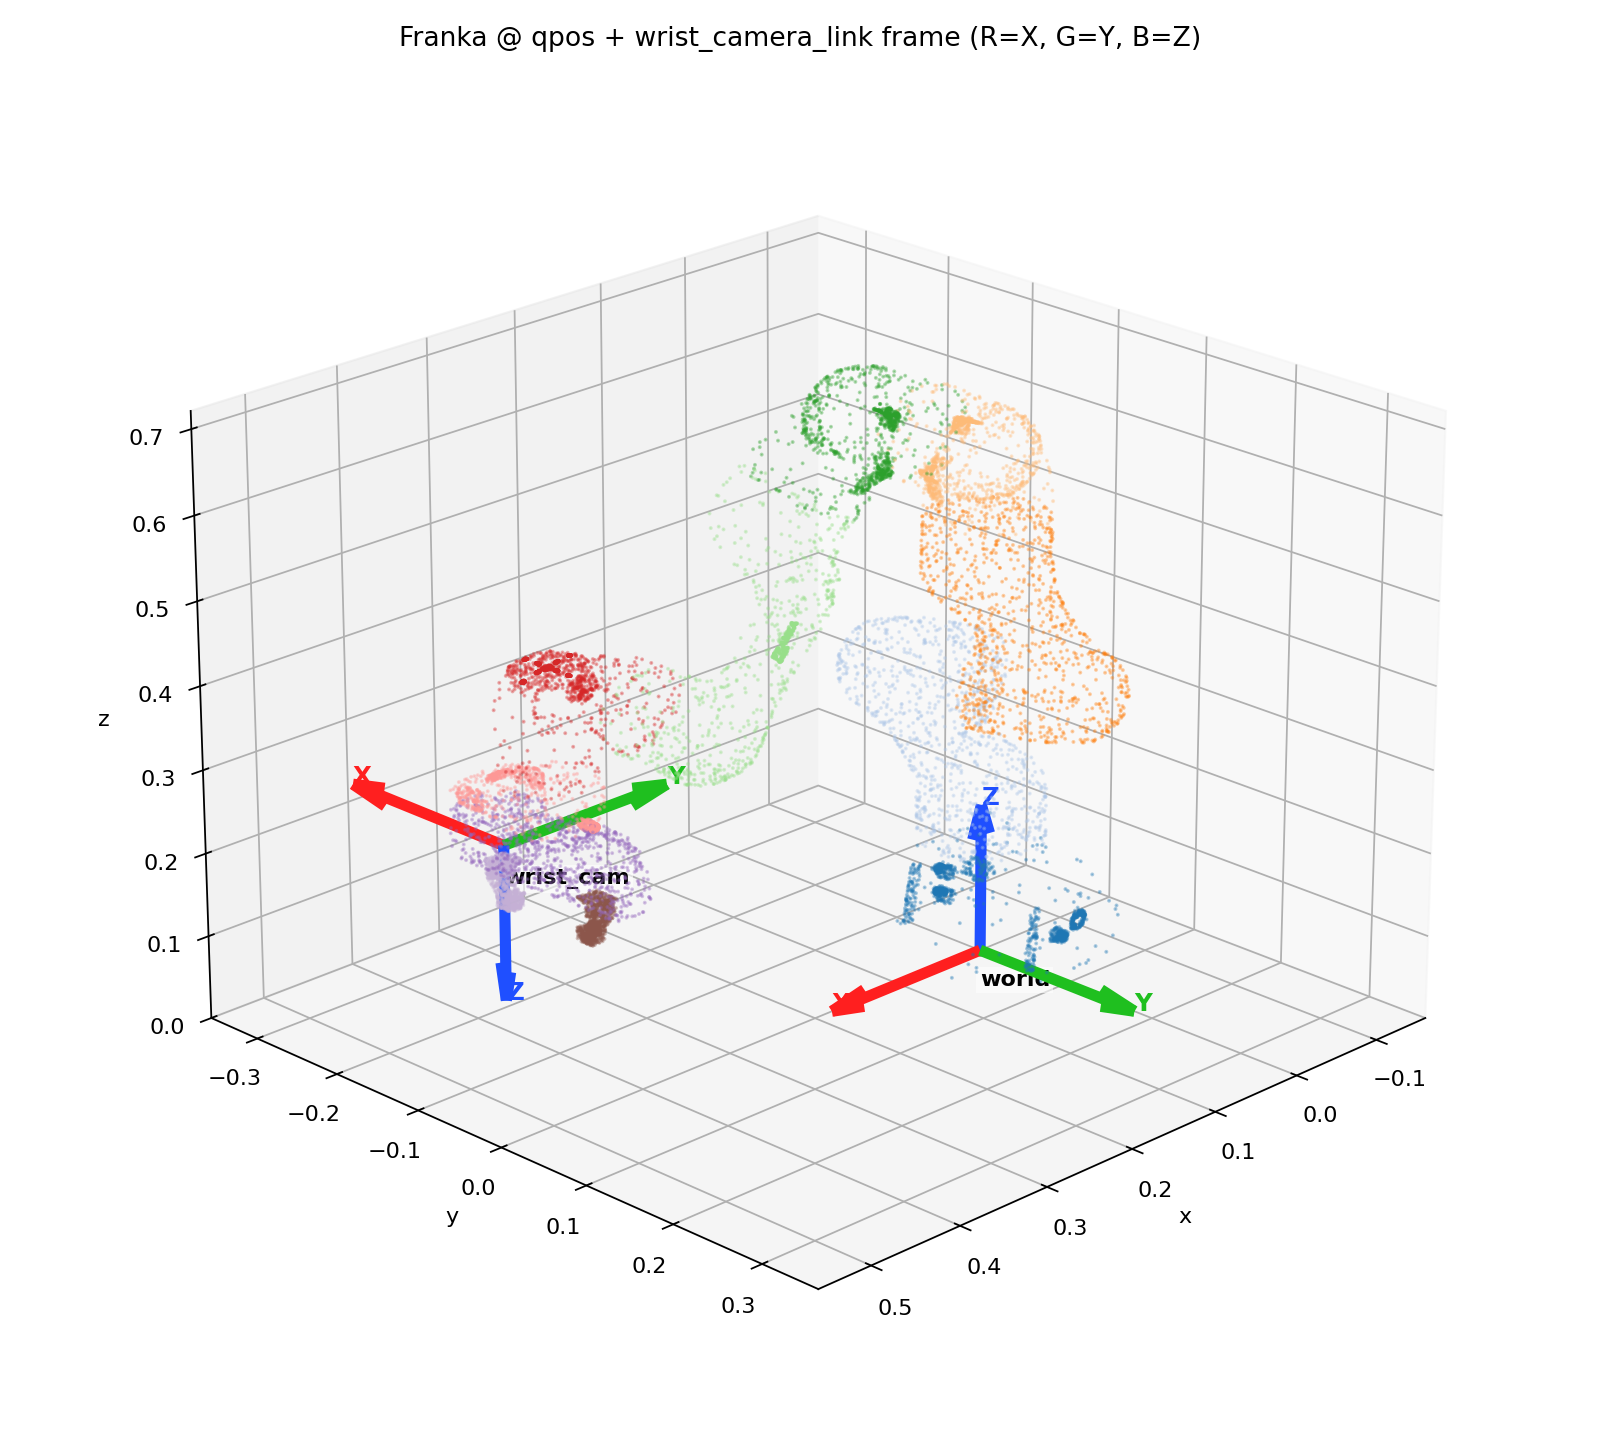

This chart was generated by the following Python code:
"""Visualize Franka robot point cloud + wrist-camera link frame at a fixed qpos.

Headless on babel: outputs three files next to this script:
  - robot_pcd.ply               fused, per-link colored point cloud (world frame)
  - wrist_camera_pose.txt       4x4 world matrix + xyz + rpy of wrist_camera_link
  - viz_robot_pcd_wrist_cam.png matplotlib 3D scatter w/ wrist-camera + world axes triads

Run:
  /home/hez2/miniconda3/envs/isaaclab/bin/python \
      /home/hez2/code/Grounded_MCTS_IsaacLab/assets/franka_gripper/viz_robot_pcd_wrist_cam.py
"""

from __future__ import annotations

import os
from pathlib import Path

import matplotlib
matplotlib.use("Agg")
import matplotlib.pyplot as plt
import numpy as np
import trimesh
import yourdfpy

HERE = Path(__file__).resolve().parent
URDF_PATH = HERE / "robots" / "franka_gripper_libero_obj_visual.urdf"
MESH_ROOT = HERE  # `package://meshes/...` resolves under this dir
OUT_PLY = HERE / "robot_pcd.ply"
OUT_POSE = HERE / "wrist_camera_pose.txt"
OUT_PNG = HERE / "viz_robot_pcd_wrist_cam.png"
OUT_PNG_ZOOM = HERE / "viz_robot_pcd_wrist_cam_zoom.png"

JOINT_POS = {
    "panda_joint1": 0.3463,
    "panda_joint2": -0.0387,
    "panda_joint3": -0.3453,
    "panda_joint4": -2.3377,
    "panda_joint5": -0.0176,
    "panda_joint6": 2.3012,
    "panda_joint7": 0.7983,
    "panda_finger_joint1": 0.04,
    "panda_finger_joint2": 0.04,
}
POINTS_PER_LINK = 2000
AXIS_LEN = 0.18  # meters, length of drawn triad axes
AXIS_LW = 5.0  # line width for axis arrows
AXIS_HEAD = 0.04  # arrowhead size (meters)
PCD_ALPHA = 0.35  # point cloud alpha so arrows pop


def _filename_handler(fname: str) -> str:
    # yourdfpy passes raw mesh paths; rewrite `package://...` to absolute.
    if fname.startswith("package://"):
        rel = fname[len("package://") :]
        return str(MESH_ROOT / rel)
    if not os.path.isabs(fname):
        return str(MESH_ROOT / fname)
    return fname


def load_urdf() -> yourdfpy.URDF:
    return yourdfpy.URDF.load(
        str(URDF_PATH),
        filename_handler=_filename_handler,
        build_scene_graph=True,
        load_meshes=True,
    )


def sample_link_pcd(geom, n_points: int) -> np.ndarray:
    # geom can be trimesh.Trimesh or trimesh.Scene
    if isinstance(geom, trimesh.Scene):
        geom = trimesh.util.concatenate(
            [g for g in geom.geometry.values() if isinstance(g, trimesh.Trimesh)]
        )
    if not isinstance(geom, trimesh.Trimesh) or geom.faces is None or len(geom.faces) == 0:
        return np.zeros((0, 3))
    pts, _ = trimesh.sample.sample_surface(geom, n_points)
    return np.asarray(pts)


def collect_pcd(urdf: yourdfpy.URDF):
    cmap = plt.get_cmap("tab20")
    all_pts = []
    all_cols = []
    link_names = [ln for ln in urdf.link_map.keys()]
    for idx, link_name in enumerate(link_names):
        link = urdf.link_map[link_name]
        if not link.visuals:
            continue
        T_world_link = urdf.get_transform(link_name)
        link_pts_local = []
        for visual in link.visuals:
            if visual.geometry is None or visual.geometry.mesh is None:
                continue
            # `visual.geometry.mesh.filename` is original path; loaded geom is cached on the urdf scene
            # Re-load via trimesh using resolved path to keep things explicit.
            mesh_path = _filename_handler(visual.geometry.mesh.filename)
            try:
                geom = trimesh.load(mesh_path, force="mesh")
            except Exception as e:
                print(f"[skip] {link_name} <- {mesh_path}: {e}")
                continue
            if visual.geometry.mesh.scale is not None:
                geom.apply_scale(np.asarray(visual.geometry.mesh.scale))
            # visual origin (relative to the link)
            T_link_visual = visual.origin if visual.origin is not None else np.eye(4)
            pts_mesh = sample_link_pcd(geom, max(POINTS_PER_LINK // max(len(link.visuals), 1), 200))
            if pts_mesh.size == 0:
                continue
            pts_link = (T_link_visual[:3, :3] @ pts_mesh.T).T + T_link_visual[:3, 3]
            link_pts_local.append(pts_link)
        if not link_pts_local:
            continue
        pts_link = np.concatenate(link_pts_local, axis=0)
        pts_world = (T_world_link[:3, :3] @ pts_link.T).T + T_world_link[:3, 3]
        color = (np.asarray(cmap(idx % cmap.N)[:3]) * 255).astype(np.uint8)
        all_pts.append(pts_world)
        all_cols.append(np.tile(color, (pts_world.shape[0], 1)))
        print(f"  {link_name:24s}  +{pts_world.shape[0]:5d} pts")
    return np.concatenate(all_pts, 0), np.concatenate(all_cols, 0)


def rotmat_to_rpy(R: np.ndarray) -> np.ndarray:
    # XYZ-fixed (= roll about x, pitch about y, yaw about z) URDF convention
    sy = -R[2, 0]
    cy = float(np.sqrt(R[0, 0] ** 2 + R[1, 0] ** 2))
    if cy > 1e-6:
        roll = np.arctan2(R[2, 1], R[2, 2])
        pitch = np.arctan2(sy, cy)
        yaw = np.arctan2(R[1, 0], R[0, 0])
    else:
        roll = np.arctan2(-R[1, 2], R[1, 1])
        pitch = np.arctan2(sy, cy)
        yaw = 0.0
    return np.array([roll, pitch, yaw])


def write_pose(T: np.ndarray, path: Path) -> None:
    pos = T[:3, 3]
    rpy = rotmat_to_rpy(T[:3, :3])
    with open(path, "w") as f:
        f.write("# Wrist camera link world pose (URDF link frame)\n")
        f.write("# 4x4 matrix (row-major):\n")
        for r in T:
            f.write("  " + " ".join(f"{v: .8f}" for v in r) + "\n")
        f.write(f"\n# xyz (m): {pos[0]: .6f} {pos[1]: .6f} {pos[2]: .6f}\n")
        f.write(f"# rpy (rad, XYZ): {rpy[0]: .6f} {rpy[1]: .6f} {rpy[2]: .6f}\n")
        f.write(
            f"# rpy (deg, XYZ): {np.rad2deg(rpy[0]): .4f} "
            f"{np.rad2deg(rpy[1]): .4f} {np.rad2deg(rpy[2]): .4f}\n"
        )


def save_ply(pts: np.ndarray, cols: np.ndarray, path: Path) -> None:
    # Minimal binary-less ASCII PLY writer; keeps deps small.
    header = (
        "ply\n"
        "format ascii 1.0\n"
        f"element vertex {len(pts)}\n"
        "property float x\nproperty float y\nproperty float z\n"
        "property uchar red\nproperty uchar green\nproperty uchar blue\n"
        "end_header\n"
    )
    with open(path, "w") as f:
        f.write(header)
        for p, c in zip(pts, cols):
            f.write(f"{p[0]:.6f} {p[1]:.6f} {p[2]:.6f} {int(c[0])} {int(c[1])} {int(c[2])}\n")


def draw_triad(ax, T: np.ndarray, length: float, label: str | None = None) -> None:
    o = T[:3, 3]
    R = T[:3, :3]
    colors = ["#ff1f1f", "#1fbf1f", "#1f4fff"]
    axis_names = ["X", "Y", "Z"]
    for i in range(3):
        d = R[:, i] * length
        ax.quiver(
            o[0], o[1], o[2],
            d[0], d[1], d[2],
            color=colors[i],
            linewidth=AXIS_LW,
            arrow_length_ratio=AXIS_HEAD / length,
        )
        tip = o + d
        ax.text(
            tip[0], tip[1], tip[2], axis_names[i],
            fontsize=11, color=colors[i], weight="bold",
        )
    if label:
        ax.text(
            o[0], o[1], o[2] - length * 0.25,
            label, fontsize=10, weight="bold",
            bbox=dict(facecolor="white", alpha=0.6, edgecolor="none", pad=1.5),
        )
    # origin marker so the joint of the triad is obvious
    ax.scatter([o[0]], [o[1]], [o[2]], c="k", s=18, depthshade=False)


def _render(pts, cols, T_cam, path, *, zoom=False, elev=22, azim=45):
    fig = plt.figure(figsize=(10, 9))
    ax = fig.add_subplot(111, projection="3d")
    stride = max(len(pts) // 8000, 1)
    sub = pts[::stride]
    sub_c = cols[::stride] / 255.0
    ax.scatter(
        sub[:, 0], sub[:, 1], sub[:, 2],
        c=sub_c, s=0.6, depthshade=False, alpha=PCD_ALPHA,
    )

    ax_len = AXIS_LEN * (0.6 if zoom else 1.0)
    draw_triad(ax, np.eye(4), ax_len, label="world")
    draw_triad(ax, T_cam, ax_len, label="wrist_cam")

    if zoom:
        cam_o = T_cam[:3, 3]
        half = 0.18
        ax.set_xlim(cam_o[0] - half, cam_o[0] + half)
        ax.set_ylim(cam_o[1] - half, cam_o[1] + half)
        ax.set_zlim(cam_o[2] - half, cam_o[2] + half)
    else:
        mins = sub.min(axis=0)
        maxs = sub.max(axis=0)
        span = (maxs - mins).max()
        mid = (maxs + mins) / 2
        ax.set_xlim(mid[0] - span / 2, mid[0] + span / 2)
        ax.set_ylim(mid[1] - span / 2, mid[1] + span / 2)
        ax.set_zlim(mid[2] - span / 2, mid[2] + span / 2)
    ax.set_xlabel("x")
    ax.set_ylabel("y")
    ax.set_zlabel("z")
    suffix = "  [zoom on wrist cam]" if zoom else ""
    ax.set_title(f"Franka @ qpos + wrist_camera_link frame (R=X, G=Y, B=Z){suffix}")
    ax.view_init(elev=elev, azim=azim)
    fig.tight_layout()
    fig.savefig(path, dpi=160)
    plt.close(fig)


def save_png(pts: np.ndarray, cols: np.ndarray, T_cam: np.ndarray, path: Path) -> None:
    _render(pts, cols, T_cam, path, zoom=False)
    _render(pts, cols, T_cam, OUT_PNG_ZOOM, zoom=True, elev=18, azim=-60)


def main() -> None:
    print(f"Loading URDF: {URDF_PATH}")
    urdf = load_urdf()

    actuated = set(urdf.actuated_joint_names)
    qpos = {k: v for k, v in JOINT_POS.items() if k in actuated}
    missing = actuated - set(qpos.keys())
    if missing:
        print(f"  [warn] joints with no qpos given (will use 0): {sorted(missing)}")
    print(f"Setting cfg for {len(qpos)} joints")
    urdf.update_cfg(qpos)

    print("Sampling point cloud per link:")
    pts, cols = collect_pcd(urdf)
    print(f"Total points: {len(pts)}")

    T_cam = urdf.get_transform("wrist_camera_link")
    print(f"wrist_camera_link world pose:\n{T_cam}")

    save_ply(pts, cols, OUT_PLY)
    print(f"Wrote {OUT_PLY}")
    write_pose(T_cam, OUT_POSE)
    print(f"Wrote {OUT_POSE}")
    save_png(pts, cols, T_cam, OUT_PNG)
    print(f"Wrote {OUT_PNG}")


if __name__ == "__main__":
    main()
